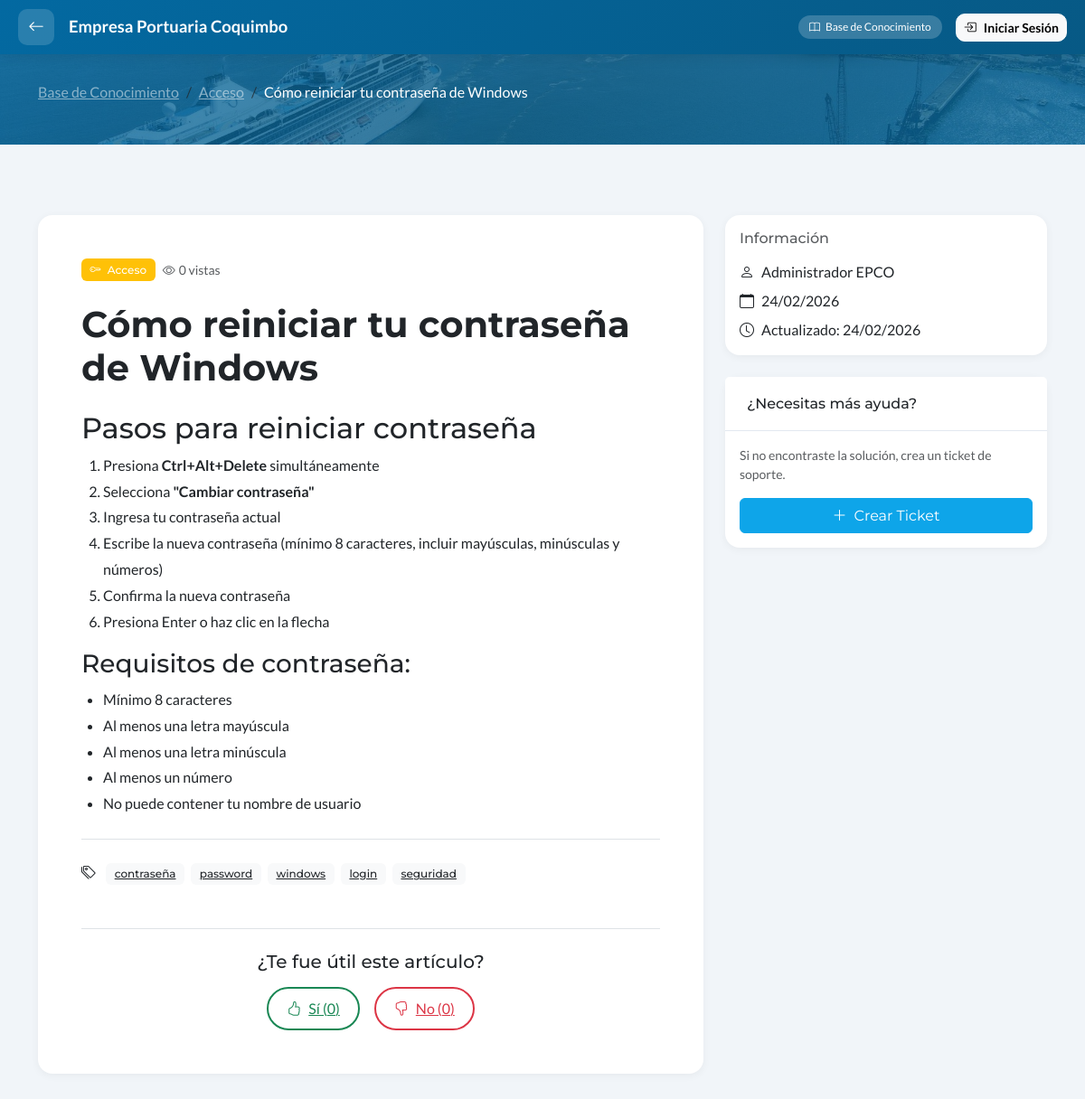
/base_conocimiento.php?article=1, run on an earlier commit of the app's database.
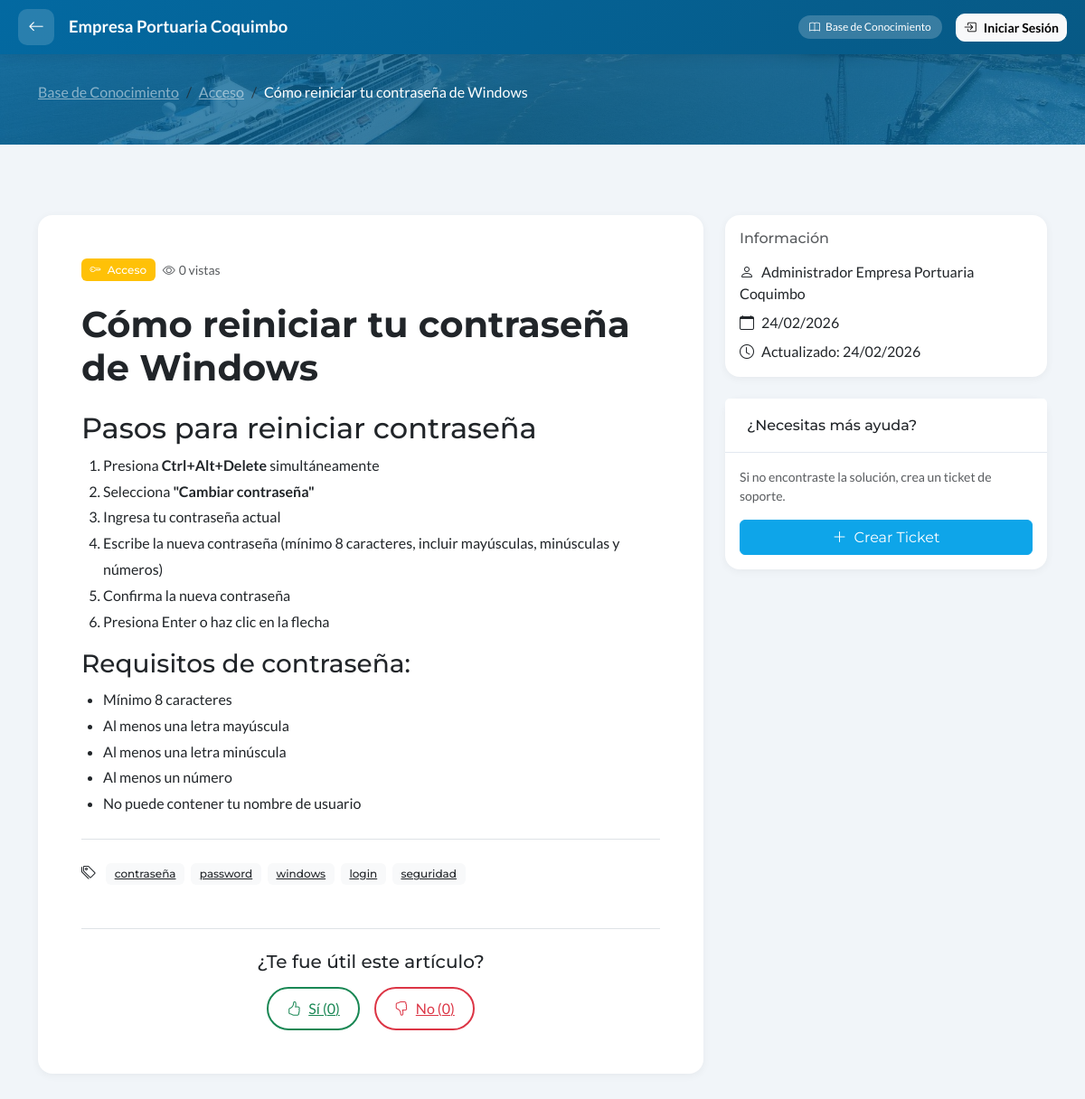
And on a later commit of the database.
### tables this page shows
CREATE TABLE IF NOT EXISTS knowledge_base (
    id INT AUTO_INCREMENT PRIMARY KEY,
    title VARCHAR(200) NOT NULL,
    slug VARCHAR(200) NOT NULL UNIQUE,
    content TEXT NOT NULL,
    excerpt VARCHAR(500) DEFAULT NULL,
    category ENUM('hardware', 'software', 'red', 'acceso', 'general', 'procedimientos') DEFAULT 'general',
    tags VARCHAR(500) DEFAULT NULL,
    author_id INT DEFAULT NULL,
    views INT DEFAULT 0,
    helpful_yes INT DEFAULT 0,
    helpful_no INT DEFAULT 0,
    is_published TINYINT(1) DEFAULT 1,
    is_featured TINYINT(1) DEFAULT 0,
    related_articles VARCHAR(200) DEFAULT NULL,
    created_at TIMESTAMP DEFAULT CURRENT_TIMESTAMP,
    updated_at TIMESTAMP DEFAULT CURRENT_TIMESTAMP ON UPDATE CURRENT_TIMESTAMP,
    FOREIGN KEY (author_id) REFERENCES users(id) ON DELETE SET NULL,
    INDEX idx_category (category),
    INDEX idx_published (is_published),
    FULLTEXT INDEX idx_search (title, content, tags)
);

CREATE TABLE IF NOT EXISTS users (
    id INT AUTO_INCREMENT PRIMARY KEY,
    name VARCHAR(100) NOT NULL,
    username VARCHAR(50) NOT NULL UNIQUE,
    email VARCHAR(150) NOT NULL UNIQUE,
    password VARCHAR(255) NOT NULL,
    role ENUM('admin', 'soporte', 'social', 'denuncia', 'user') NOT NULL DEFAULT 'user',
    is_active TINYINT(1) DEFAULT 1,
    last_login TIMESTAMP NULL,
    login_attempts INT DEFAULT 0,
    locked_until TIMESTAMP NULL,
    birthday DATE DEFAULT NULL,
    phone VARCHAR(20) DEFAULT NULL,
    department VARCHAR(100) DEFAULT NULL,
    position VARCHAR(100) DEFAULT NULL,
    avatar VARCHAR(255) DEFAULT NULL,
    bio TEXT DEFAULT NULL,
    created_at TIMESTAMP DEFAULT CURRENT_TIMESTAMP,
    updated_at TIMESTAMP DEFAULT CURRENT_TIMESTAMP ON UPDATE CURRENT_TIMESTAMP,
    INDEX idx_username (username),
    INDEX idx_email (email),
    INDEX idx_role (role)
);

### includes/autenticacion.php (called while the page is built, shortened)
<?php
function isLoggedIn() {
    return isset($_SESSION['logged_in']) && $_SESSION['logged_in'] === true;
}
?>

### public/base_conocimiento.php (the view, shortened to what this page needs)
<?php
require_once '../includes/bootstrap.php';
$user = isLoggedIn() ? getCurrentUser() : null;
$isAdmin = $user && in_array($user['role'], ['admin', 'soporte']);
$article = null;
if (isset($_GET['article'])) {
    $articleId = (int)$_GET['article'];
    $stmt = $pdo->prepare('SELECT kb.*, u.name as author_name FROM knowledge_base kb LEFT JOIN users u ON kb.author_id = u.id WHERE kb.id = ?');
    $stmt->execute([$articleId]);
    $article = $stmt->fetch();
}
$where = $isAdmin ? '1=1' : 'is_published = 1';
$params = [];
$stmt = $pdo->prepare("
    SELECT kb.*, u.name as author_name
    FROM knowledge_base kb
    LEFT JOIN users u ON kb.author_id = u.id
    WHERE $where
    ORDER BY is_featured DESC, views DESC, created_at DESC
");
$stmt->execute($params);
$articles = $stmt->fetchAll();
$categories = [
    'general' => ['name' => 'General', 'icon' => 'info-circle', 'color' => 'secondary'],
    'hardware' => ['name' => 'Hardware', 'icon' => 'pc-display', 'color' => 'primary'],
    'software' => ['name' => 'Software', 'icon' => 'window', 'color' => 'info'],
    'red' => ['name' => 'Red', 'icon' => 'wifi', 'color' => 'success'],
    'acceso' => ['name' => 'Acceso', 'icon' => 'key', 'color' => 'warning'],
    'procedimientos' => ['name' => 'Procedimientos', 'icon' => 'list-check', 'color' => 'danger'],
];
?>
<!DOCTYPE html>
<html lang="es">
<head>
    <link href="https://cdn.jsdelivr.net/npm/bootstrap@5.3.2/dist/css/bootstrap.min.css" rel="stylesheet">
    <link href="https://cdn.jsdelivr.net/npm/bootstrap-icons@1.11.1/font/bootstrap-icons.css" rel="stylesheet">
    <link href="css/intranet.css?v=<?= filemtime(__DIR__ . '/css/intranet.css') ?>" rel="stylesheet">
    <link href="css/base-conocimiento.css?v=<?= filemtime(__DIR__ . '/css/base-conocimiento.css') ?>" rel="stylesheet">
</head>
<body class="<?= $user ? 'has-sidebar' : '' ?>">
    <?php if ($user): ?>
        <?php include '../includes/barra_lateral.php'; ?>
    <?php else: ?>
        <div class="epco-topbar">
            <div class="d-flex align-items-center gap-3">
                <a href="soporte.php" class="topbar-back-btn" title="Volver a Soporte">
                    <i class="bi bi-arrow-left"></i>
                </a>
                <span class="logo-text" style="font-size: 1.15rem; font-weight: 700; color: white;">Empresa Portuaria Coquimbo</span>
            </div>
            <div class="topbar-right">
                <span class="topbar-badge">
                    <i class="bi bi-book"></i>
                    Base de Conocimiento
                </span>
                <a href="iniciar_sesion.php" class="btn btn-light btn-sm d-flex align-items-center gap-2" style="border-radius: 10px; font-weight: 600;">
                    <i class="bi bi-box-arrow-in-right"></i>
                    <span class="d-none d-sm-inline">Iniciar Sesión</span>
                </a>
            </div>
        </div>
    <?php endif; ?>
    <?php if ($article): ?>
    <div class="page-header" style="padding: 30px 0;">
        <div class="container position-relative">
            <nav aria-label="breadcrumb">
                <ol class="breadcrumb mb-3">
                    <li class="breadcrumb-item"><a href="base_conocimiento.php" class="text-white-50">Base de Conocimiento</a></li>
                    <li class="breadcrumb-item"><a href="?category=<?= $article['category'] ?>" class="text-white-50"><?= $categories[$article['category']]['name'] ?? 'General' ?></a></li>
                    <li class="breadcrumb-item active text-white"><?= htmlspecialchars($article['title']) ?></li>
                </ol>
            </nav>
        </div>
    </div>
    <div class="container py-5">
        <div class="row">
            <div class="col-lg-8">
                <div class="card">
                    <div class="card-body p-5">
                        <div class="d-flex align-items-center mb-4">
                            <span class="badge bg-<?= $categories[$article['category']]['color'] ?? 'secondary' ?> me-2">
                                <i class="bi bi-<?= $categories[$article['category']]['icon'] ?? 'info-circle' ?> me-1"></i>
                                <?= $categories[$article['category']]['name'] ?? 'General' ?>
                            </span>
                            <small class="text-muted">
                                <i class="bi bi-eye me-1"></i><?= number_format($article['views']) ?> vistas
                            </small>
                        </div>
                        <h1 class="fw-bold mb-4"><?= htmlspecialchars($article['title']) ?></h1>
                        <div class="article-content">
                            <?= $article['content'] ?>
                        </div>
                        <?php if ($article['tags']): ?>
                        <div class="mt-4 pt-4 border-top">
                            <i class="bi bi-tags me-2"></i>
                            <?php foreach (explode(',', $article['tags']) as $tag): ?>
                            <a href="?search=<?= urlencode(trim($tag)) ?>" class="badge bg-light text-dark me-1"><?= htmlspecialchars(trim($tag)) ?></a>
                            <?php endforeach; ?>
                        </div>
                        <?php endif; ?>
                        <div class="mt-5 pt-4 border-top text-center">
                            <h5 class="mb-3">¿Te fue útil este artículo?</h5>
                            <div class="d-flex justify-content-center gap-3">
                                <a href="?helpful=yes&article_id=<?= $article['id'] ?>" class="helpful-btn border-success text-success">
                                    <i class="bi bi-hand-thumbs-up me-2"></i>Sí (<?= $article['helpful_yes'] ?>)
                                </a>
                                <a href="?helpful=no&article_id=<?= $article['id'] ?>" class="helpful-btn border-danger text-danger">
                                    <i class="bi bi-hand-thumbs-down me-2"></i>No (<?= $article['helpful_no'] ?>)
                                </a>
                            </div>
                        </div>
                    </div>
                </div>
            </div>
            <div class="col-lg-4">
                <div class="card mb-4">
                    <div class="card-body">
                        <h6 class="text-muted mb-3">Información</h6>
                        <p class="mb-2"><i class="bi bi-person me-2"></i><?= htmlspecialchars($article['author_name'] ?? 'Sistema') ?></p>
                        <p class="mb-2"><i class="bi bi-calendar me-2"></i><?= date('d/m/Y', strtotime($article['created_at'])) ?></p>
                        <p class="mb-0"><i class="bi bi-clock me-2"></i>Actualizado: <?= date('d/m/Y', strtotime($article['updated_at'])) ?></p>
                    </div>
                </div>
                <div class="card">
                    <div class="card-header bg-white">
                        <h6 class="mb-0">¿Necesitas más ayuda?</h6>
                    </div>
                    <div class="card-body">
                        <p class="text-muted small">Si no encontraste la solución, crea un ticket de soporte.</p>
                        <a href="crear_ticket.php" class="btn btn-primary w-100">
                            <i class="bi bi-plus-lg me-2"></i>Crear Ticket
                        </a>
                    </div>
                </div>
            </div>
        </div>
    </div>
    <?php endif; ?>
</body>
</html>

### public/css/intranet.css (style rules this page uses)
:root { --primary: #0ea5e9; --primary-light: #0284c7; --primary-lighter: #2d4a6f; --accent: #3b82f6; --success: #10b981; --warning: #f59e0b; --danger: #ef4444; --gray-50: #f8fafc; --gray-100: #f1f5f9; --gray-200: #e2e8f0; --gray-300: #cbd5e1; --gray-400: #94a3b8; --gray-500: #64748b; --gray-600: #475569; --gray-700: #334155; --gray-800: #1e293b; --gray-900: #0f172a; }
* { font-family: 'Lato', sans-serif; }
h1, h2, h3, h4, h5, h6, .fw-bold, .fw-semibold, .navbar-brand, .btn, .badge { font-family: 'Montserrat', sans-serif; }
html { overflow-y: scroll; }
body { background: var(--gray-100); min-height: 100vh; }
.card { border: none; border-radius: 16px; box-shadow: 0 4px 15px rgba(0,0,0,0.05); transition: all 0.3s ease; }
.card-header { background: white; border-bottom: 1px solid var(--gray-200); padding: 1.25rem 1.5rem; font-weight: 600; }
.btn-primary { background: var(--primary); border-color: var(--primary); }
.badge { font-weight: 500; padding: 0.5em 0.8em; }
.page-header { background: linear-gradient(135deg, var(--primary) 0%, var(--primary-light) 100%); color: white; padding: 40px 0; margin-bottom: 30px; }
.page-header .breadcrumb { background: transparent; margin-bottom: 0; }
.page-header .breadcrumb-item a { color: rgba(255,255,255,0.7); }
.page-header .breadcrumb-item.active { color: white; }

### public/css/base-conocimiento.css (style rules this page uses)
* { font-family: 'Lato', sans-serif; }
h1, h2, h3, h4, h5, h6, .fw-bold, .fw-semibold, .btn, .badge { font-family: 'Montserrat', sans-serif; }
:root { --primary: #0ea5e9; --primary-light: #0284c7; }
body { background: #f1f5f9; min-height: 100vh; }
.page-header { background: linear-gradient(135deg, rgba(3,105,161,0.75) 0%, rgba(7,89,133,0.8) 50%, rgba(3,105,161,0.75) 100%); color: white; padding: 50px 0; position: relative; overflow: hidden; }
.card { border: none; border-radius: 16px; box-shadow: 0 2px 10px rgba(0,0,0,0.05); }
.article-content { line-height: 1.8; }
.article-content ol, .article-content ul { padding-left: 1.5rem; }
.helpful-btn { padding: 10px 20px; border-radius: 50px; border: 2px solid; background: transparent; font-weight: 500; transition: all 0.3s; }
.epco-topbar { position: fixed; top: 0; left: 0; right: 0; height: 60px; background: linear-gradient(135deg, #0369a1 0%, #075985 100%); z-index: 1001; display: flex; align-items: center; justify-content: space-between; padding: 0 20px; box-shadow: 0 2px 15px rgba(0,0,0,0.1); }
.topbar-back-btn { width: 40px; height: 40px; background: rgba(255,255,255,0.15); border-radius: 10px; display: flex; align-items: center; justify-content: center; color: white; text-decoration: none; transition: all 0.3s ease; font-size: 1.1rem; }
.topbar-right { display: flex; align-items: center; gap: 15px; }
.topbar-badge { background: rgba(255,255,255,0.2); color: white; font-size: 0.75rem; padding: 4px 12px; border-radius: 20px; display: flex; align-items: center; gap: 6px; }
body { padding-top: 60px !important; }
.page-header { margin-top: 0 !important; }

What changed in the data, as far as the page shows it:
changed users: name "Administrador EPCO" → "Administrador Empresa Portuaria Coquimbo"
